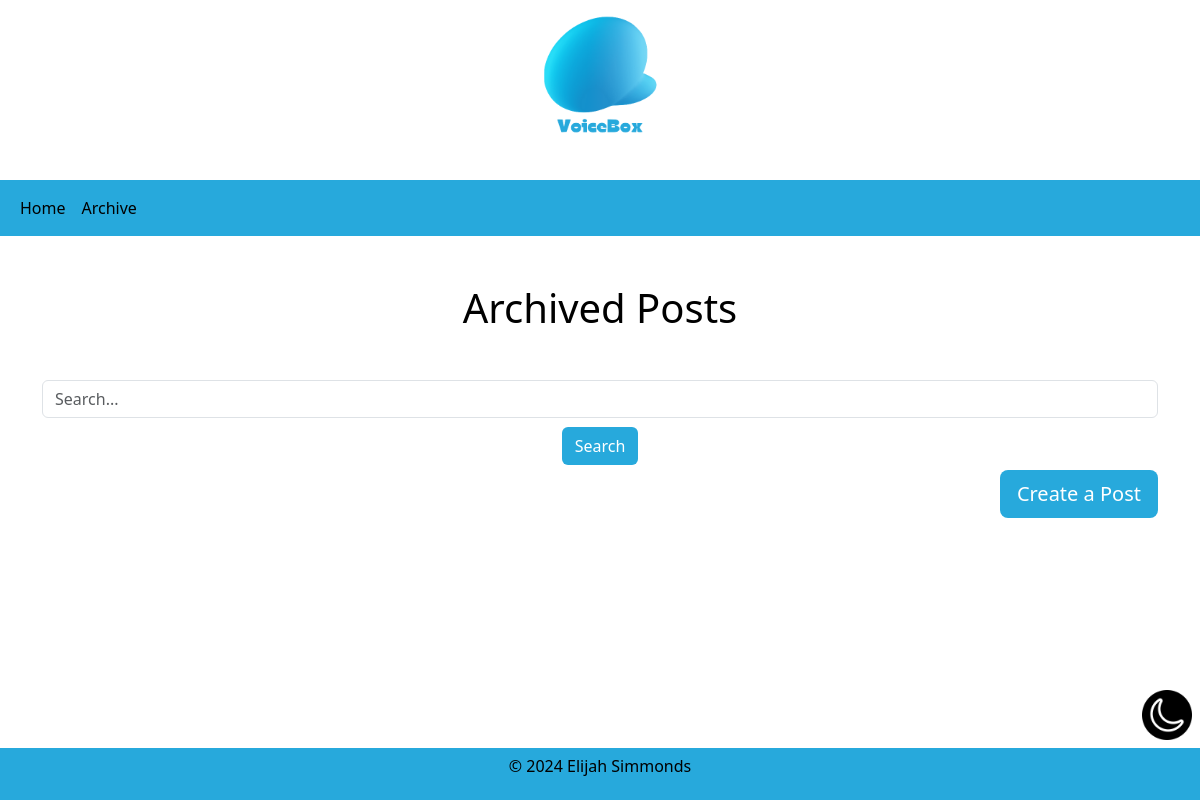
Page /archive (signed in) on the earlier database version.
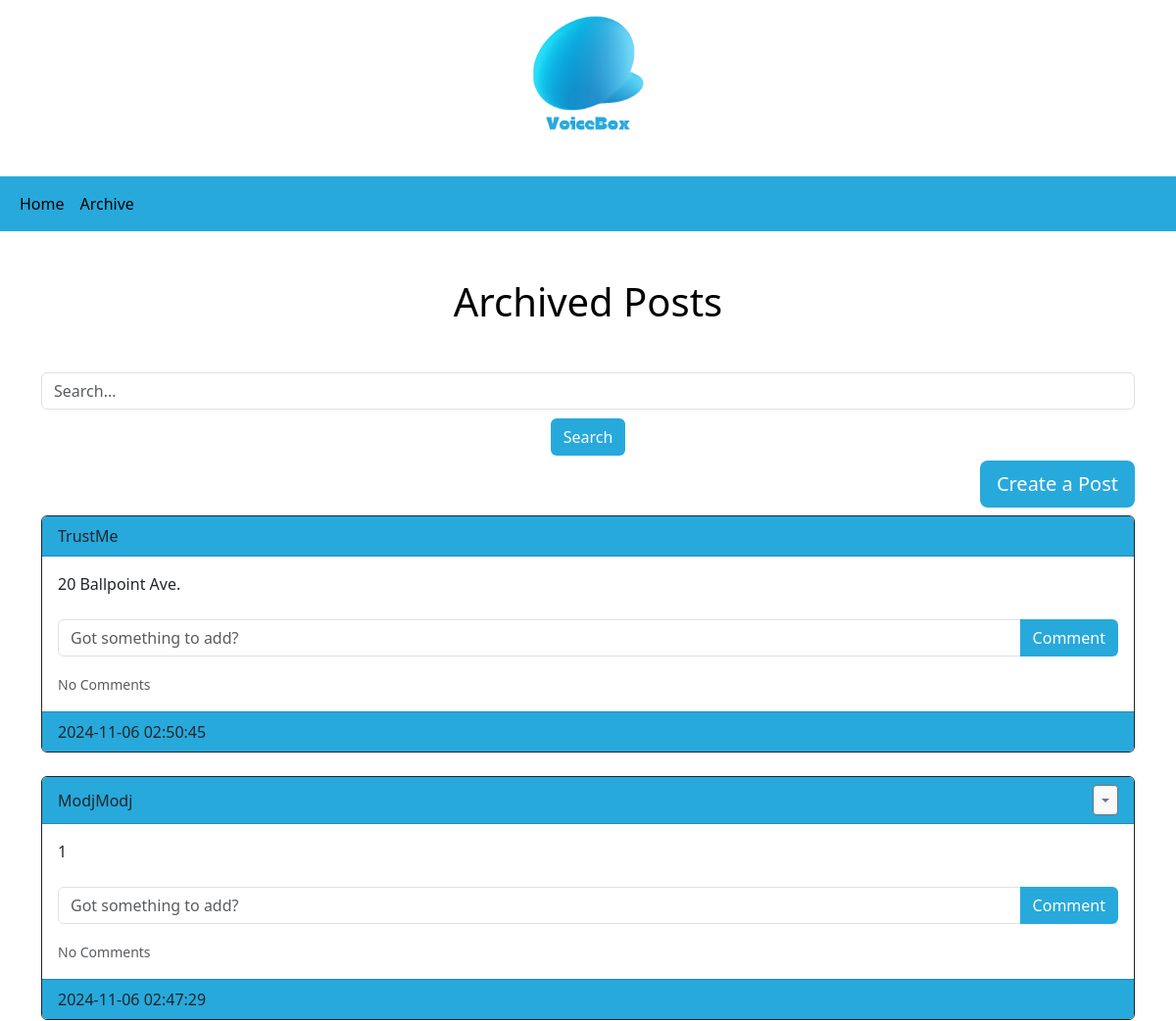
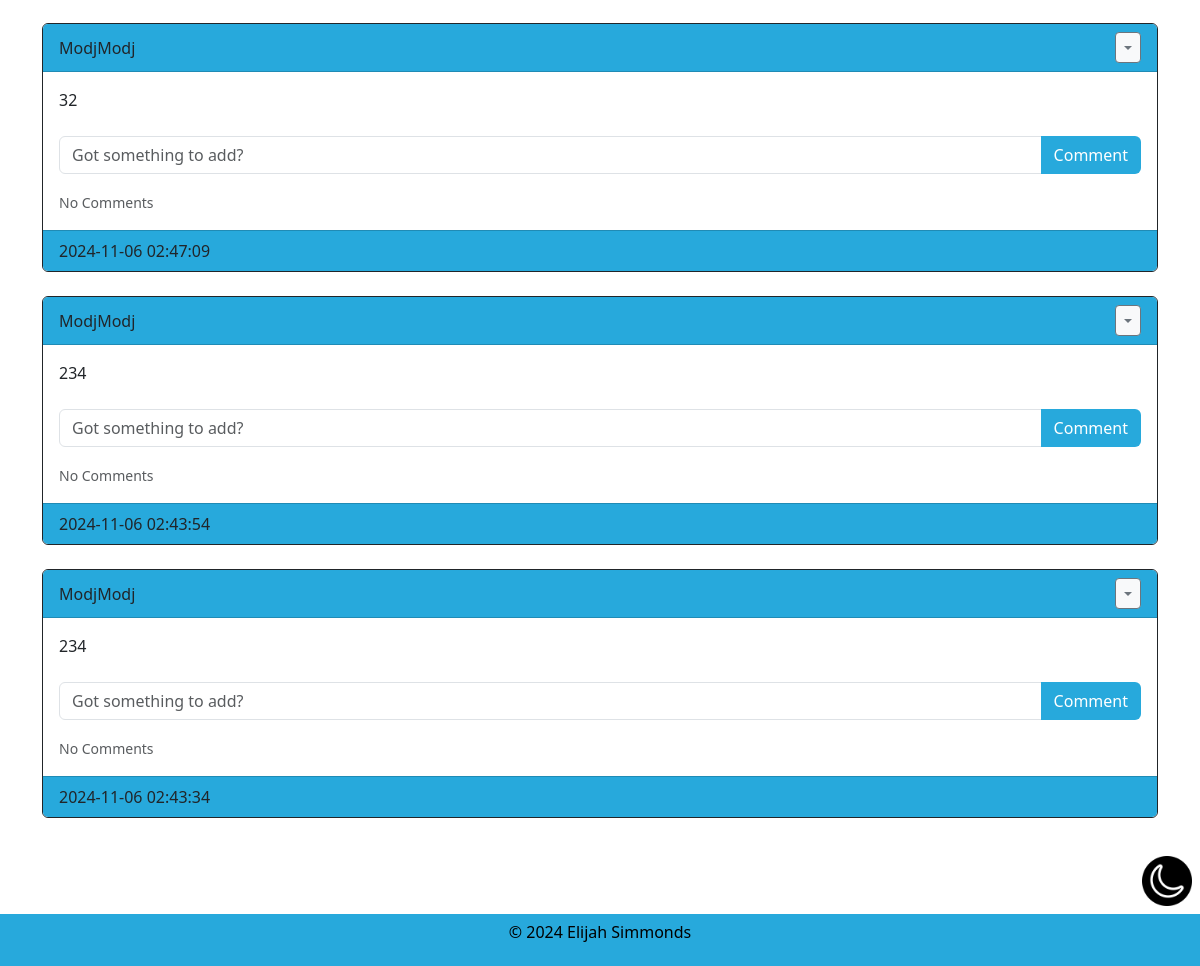
Same page on the later database version (2 pictures, top to bottom).
### tables.py (models this page shows)
class Post(db.Model):
    id = db.Column(db.Integer, primary_key=True)
    text = db.Column(db.Text, nullable=False)
    date_created = db.Column(db.DateTime(timezone=True), default=func.now())
    author = db.Column(db.Integer, db.ForeignKey('user.id', ondelete="CASCADE"), nullable=False)
    comments = db.relationship('Comment', backref='post', passive_deletes=True)

class User(db.Model, UserMixin):
    id = db.Column(db.Integer, primary_key=True)
    email = db.Column(db.String(150), unique=True)
    username = db.Column(db.String(150), unique=True)
    password = db.Column(db.String(150))
    date_created = db.Column(db.DateTime(timezone=True), default=func.now())
    posts = db.relationship('Post', backref='user', passive_deletes=True)
    comments = db.relationship('Comment', backref='user', passive_deletes=True)

### views.py (the view)
@views.route("/archive")
@login_required
def archive():
    posts = Post.query.order_by(Post.date_created.desc()).all()
    return render_template("archive.html", user = current_user, posts = posts)

### __init__.py (called while the page is built)
def create_app():
    app = Flask(__name__)
    app.config["SECRET_KEY"] = "HawkI"
    app.config["SQLALCHEMY_DATABASE_URI"] = f'sqlite:///{DB_NAME}'
    db.init_app(app)
    from views import views
    from auth import auth
    app.register_blueprint(views, url_prefix="/")
    app.register_blueprint(auth, url_prefix="/")
    from tables import User, Post, Comment
    with app.app_context():
        db.create_all()
    login_manager = LoginManager()
    login_manager.login_view = "auth.login"
    login_manager.init_app(app)
    @login_manager.user_loader
    def load_user(id):
        return User.query.get(int(id))
    return app

### templates/archive.html (shortened to what this page needs)
{% extends "posts_div.html" %}
{% block header %}
<br>
Archived Posts
<form method="GET" action="{{ url_for('views.search') }}">
        <br>
        <input type="text" name="query" class="form-control" placeholder="Search...">
        <div align="center">
                <button class="btn btn-custom" type="submit">Search</button>
        </div>
</form>
<div align="right">
        <a href = "/create-post"><button type = "button" class="btn btn-custom btn-lg">Create a Post</button></a>
</div>
{% endblock %}

### templates/posts_div.html (shortened to what this page needs)
{% extends "layout.html" %}
{% block content %}
<h1 align="center">
{% block header %}{% endblock %}
</h1>
<div id="posts">
    {% for post in posts %}
    <div class="card border-dark">
            <div class="card-header d-flex justify-content-between align-items-center btn-custom">
                    <a href="/user/{{post.user.username}}" class="text-dark">{{post.user.username}}</a>
                    {%if user.id == post.author%}
                    <div class = "btn-group">
                            <button type= "button" class = "btn btn-sm btn-light btn-outline-secondary dropdown-toggle" data-toggle="dropdown"></button>
                    </div>
                    {%endif%}
            </div>
            <div class = "card-body">
                    <div class = "card-text">{{post.text}}</div>
                    <br>
                    <form class="input-group mb-3" method="POST" action="/create-comment/{{post.id}}">
                        <input type="text" name="text" id="text" class="form-control" placeholder="Got something to add?">
                        <button type = "submit" class="btn btn-custom">Comment</button>
                    </form>
                    <p class="card-text">
                    {%if post.comments|length > 0%}
                    <a data-toggle="collapse" href="#comments-{{post.id}}" role="button">
                        <small class="text-dark">View {{post.comments|length}} Comments</small>
                    </a>
                    {%else%}
                    <small class="text-muted">No Comments</small>
                    {%endif%}
                    </p>
            </div>
            <div class = "card-footer btn-custom text-dark">
                    {{post.date_created}}
            </div>
    </div>
    <br>
    {%endfor%}
</div>
{% endblock %}

Differences in the rows shown:
added Post: user.username "TrustMe", text "20 Ballpoint Ave.", date_created "2024-11-06 02:50:45"
added Post: user.username "ModjModj", text "1", date_created "2024-11-06 02:47:29"
added Post: user.username "ModjModj", text "32", date_created "2024-11-06 02:47:09"
added Post: user.username "ModjModj", text "234", date_created "2024-11-06 02:43:54"
added Post: user.username "ModjModj", text "234", date_created "2024-11-06 02:43:34"
